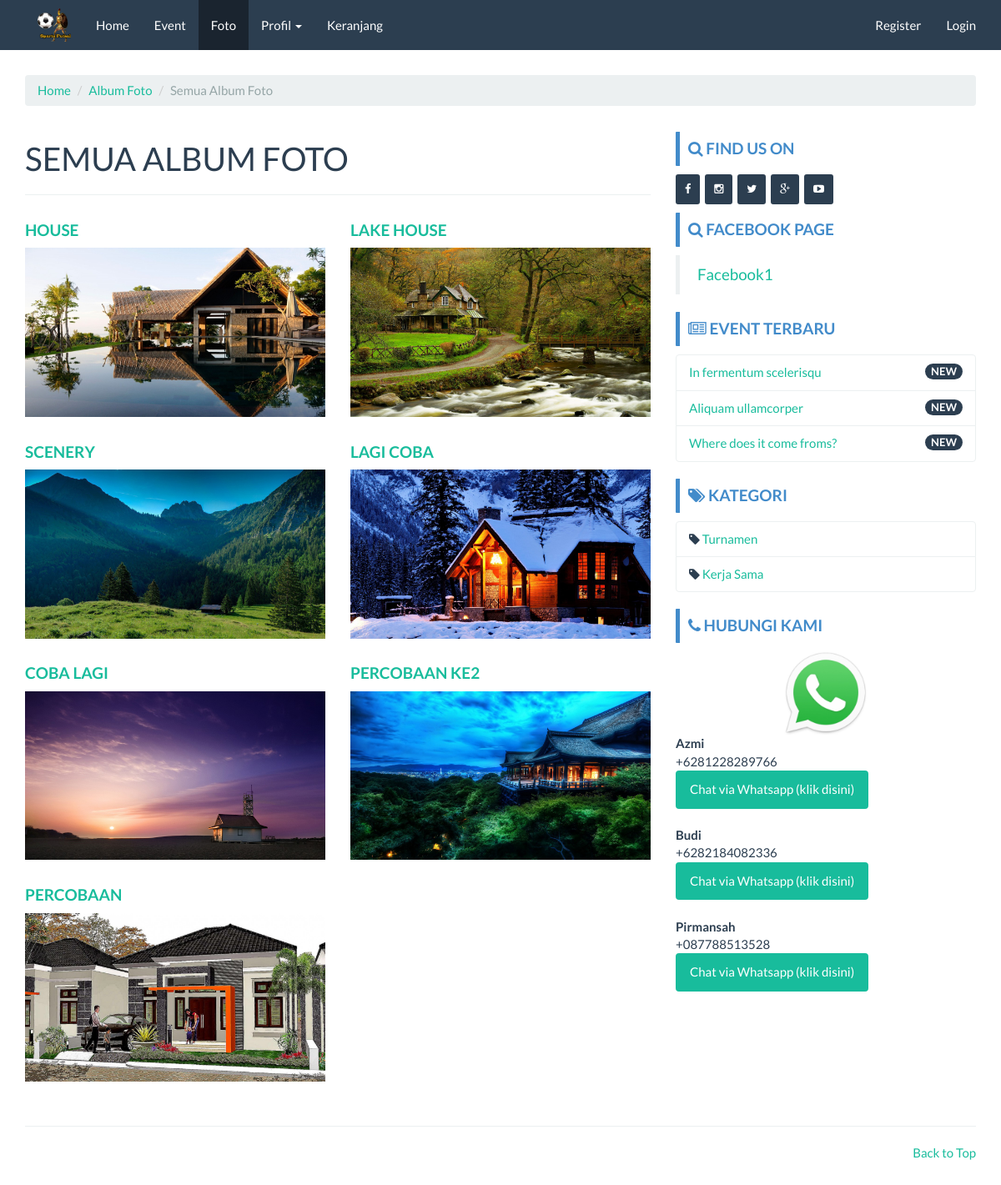
/index.php/gallery/album, run on the app's committed database.
### tables this page shows
CREATE TABLE `company` (
  `id_company` int(11) NOT NULL,
  `company_name` varchar(100) NOT NULL,
  `company_desc` text NOT NULL,
  `company_address` text NOT NULL,
  `company_maps` text NOT NULL,
  `company_phone` char(30) NOT NULL,
  `company_phone2` char(30) NOT NULL,
  `company_fax` char(30) NOT NULL,
  `company_email` char(30) NOT NULL,
  `foto` text NOT NULL,
  `foto_type` char(10) NOT NULL,
  `created` datetime NOT NULL DEFAULT current_timestamp(),
  `modified` datetime DEFAULT NULL,
  `created_by` char(50) NOT NULL,
  `modified_by` char(50) NOT NULL
);

CREATE TABLE `album` (
  `id_album` int(11) NOT NULL,
  `nama_album` char(50) NOT NULL,
  `slug_album` char(50) NOT NULL,
  `foto` text NOT NULL,
  `created_by` char(20) NOT NULL,
  `created_at` datetime NOT NULL DEFAULT current_timestamp(),
  `modified_by` char(20) DEFAULT NULL,
  `modified_at` datetime DEFAULT NULL ON UPDATE current_timestamp()
);

CREATE TABLE `event` (
  `id_event` int(11) NOT NULL,
  `nama_event` varchar(100) NOT NULL,
  `slug_event` varchar(100) DEFAULT NULL,
  `deskripsi` text DEFAULT NULL,
  `kategori` int(11) DEFAULT NULL,
  `foto` text DEFAULT NULL,
  `foto_type` char(10) DEFAULT NULL,
  `created_at` datetime NOT NULL DEFAULT current_timestamp(),
  `created_by` char(50) NOT NULL,
  `modified_at` datetime DEFAULT NULL ON UPDATE current_timestamp(),
  `modified_by` char(50) NOT NULL
);

CREATE TABLE `kategori` (
  `id_kategori` int(11) NOT NULL,
  `nama_kategori` varchar(20) NOT NULL,
  `slug_kat` varchar(20) NOT NULL,
  `created_by` char(50) NOT NULL,
  `created_at` datetime NOT NULL DEFAULT current_timestamp(),
  `modified_by` char(50) NOT NULL,
  `modified_at` datetime DEFAULT NULL ON UPDATE current_timestamp()
);

CREATE TABLE `kontak` (
  `id_kontak` int(11) NOT NULL,
  `nama_kontak` char(50) NOT NULL,
  `nohp` char(50) NOT NULL,
  `created_by` char(50) NOT NULL,
  `created_at` datetime NOT NULL DEFAULT current_timestamp(),
  `modified_by` char(50) NOT NULL,
  `modified_at` datetime DEFAULT NULL ON UPDATE current_timestamp()
);

### application/controllers/Gallery.php (called while the page is built, shortened)
<?php
class Gallery extends CI_Controller {
	function __construct()
  {
		$this->load->helper('clean');
		$this->load->model('Album_model');
		$this->load->model('Company_model');
		$this->load->model('Event_model');
		$this->load->model('Foto_model');
		$this->load->model('Kategori_model');
		$this->load->model('Kontak_model');
		$this->data['company_data'] 			= $this->Company_model->get_by_company();
		$this->data['event_sidebar'] 			= $this->Event_model->get_all_sidebar();
		$this->data['kategori_sidebar'] 	= $this->Kategori_model->get_all();
		$this->data['kontak_sidebar'] 		= $this->Kontak_model->get_all();
  }
	public function album()
	{
    $this->data['title'] = "Semua Album Foto";
    $this->load->library('pagination');
    $config['per_page'] = 12;
    $dari = $this->uri->segment('4');
    $this->data['album_all'] = $this->Album_model->get_all_arsip($config['per_page'],$dari);
    $this->load->view('front/album/body', $this->data);
	}
}

### index.php (called while the page is built, shortened)
<?php
require_once BASEPATH.'core/CodeIgniter.php';

### application/models/Company_model.php (called while the page is built, shortened)
<?php  if ( ! defined('BASEPATH')) exit('No direct script access allowed');
class Company_model extends CI_Model
{
  public $table = 'company';
  function get_by_company()
  {
    $this->db->where('id_company', '1');
    return $this->db->get($this->table)->row();
  }
}

### application/models/Album_model.php (called while the page is built, shortened)
<?php  if ( ! defined('BASEPATH')) exit('No direct script access allowed');
class Album_model extends CI_Model
{
  public $table = 'album';
  public $id    = 'id_album';
  function get_all_arsip($per_page,$dari)
  {
    $this->db->order_by($this->id, 'DESC');
    $query = $this->db->get($this->table,$per_page,$dari);
    return $query->result();
  }
}

### application/models/Event_model.php (called while the page is built, shortened)
<?php  if ( ! defined('BASEPATH')) exit('No direct script access allowed');
class Event_model extends CI_Model
{
  public $table = 'event';
  public $id    = 'id_event';
  public $order = 'DESC';
  function get_all_sidebar()
  {
    $this->db->limit(3);
    $this->db->order_by($this->id, $this->order);
    return $this->db->get($this->table)->result();
  }
}

### application/models/Kategori_model.php (called while the page is built, shortened)
<?php  if ( ! defined('BASEPATH')) exit('No direct script access allowed');
class Kategori_model extends CI_Model
{
  public $table = 'kategori';
  function get_all()
  {
    return $this->db->get($this->table)->result();
  }
}

### application/models/Kontak_model.php (called while the page is built, shortened)
<?php  if ( ! defined('BASEPATH')) exit('No direct script access allowed');
class Kontak_model extends CI_Model
{
  public $table = 'kontak';
  function get_all()
  {
    return $this->db->get($this->table)->result();
  }
}

### application/views/front/album/body.php (the view, shortened to what this page needs)
<?php $this->load->view('front/header'); ?>
<?php $this->load->view('front/navbar'); ?>
<div class="container">
	<ol class="breadcrumb">
		<li><a href="<?php echo base_url() ?>">Home</a></li>
		<li><a href="<?php echo base_url('gallery/album') ?>">Album Foto</a></li>
		<li class="active"><?php echo $title ?></li>
	</ol>
	<div class="row">
		<div class="col-md-8"><h1><?php echo strtoupper($title) ?></h1><hr>
			<div class="row">
				<?php foreach($album_all as $album){ ?>
					<div class="col-lg-6">
						<h4><a href="#"><?php echo $album->nama_album ?></a></h4>
						<a href="<?php echo base_url("gallery/read/$album->slug_album") ?>">
							<?php
							if(empty($album->foto)) {echo "<img class='img-responsive' src='".base_url()."assets/images/no_image_thumb.png'>";}
							else { echo " <img class='img-responsive' src='".base_url()."assets/images/album/".$album->foto."'> ";}
							?>
						</a><br>
					</div>
				<?php } ?>
			</div>
		</div>
		<?php $this->load->view('front/sidebar'); ?>
	</div>
</div>
<?php $this->load->view('front/footer'); ?>

### application/views/front/header.php (shortened to what this page needs)
<!DOCTYPE html>
<html lang="en">
  <head>
    <link href="<?php echo base_url()?>assets/template/frontend/css/core.css" rel="stylesheet" type="text/css" />
    <link href="<?php echo base_url()?>assets/template/frontend/css/custom.css" rel="stylesheet">
    <link href="<?php echo base_url()?>assets/plugins/font-awesome/css/font-awesome.min.css" rel="stylesheet" type="text/css" />
  </head>

### application/views/front/navbar.php (shortened to what this page needs)
<nav class="navbar navbar-default navbar-fixed-top">
  <div class="container">
    <div class="navbar-header">
      <a href="<?php echo base_url() ?>">
        <img style="width: 70px; height: 60px; padding: 10px 15px ;"src="<?php echo base_url('assets/images/company/').$company_data->foto.$company_data->foto_type ?>" alt="<?php echo $company_data->company_name ?>" width="100px">
      </a>
    </div>
    <div class="collapse navbar-collapse" id="bs-example-navbar-collapse-1">
      <ul class="nav navbar-nav">
        <li class="<?php if($this->uri->segment(1) == ""){echo "active";} ?>">
          <a href="<?php echo base_url() ?>">Home </a>
        </li>
        <li class="<?php if($this->uri->segment(1) == "event"){echo "active";} ?>">
          <a href="<?php echo base_url('event') ?>"> Event</a>
        </li>
        <li class="<?php if($this->uri->segment(1) == "gallery"){echo "active";} ?>">
          <a href="<?php echo base_url('gallery/album') ?>"> Foto</a>
        </li>
        <li class="dropdown <?php if($this->uri->segment(1) == "about" or $this->uri->segment(1) == "contact"){echo "active";} ?>">
          <a href="#" class="dropdown-toggle" data-toggle="dropdown" role="button" aria-haspopup="true" aria-expanded="false">Profil <span class="caret"></span></a>
        </li>
        <li class="<?php if($this->uri->segment(1) == "cart" && $this->uri->segment(2) == ""){echo "active";} ?>">
          <a href="<?php echo base_url('cart') ?>"> Keranjang</a>
        </li>
      </ul>
      <?php if($this->session->userdata('usertype') != NULL){ ?>
        <ul class="nav navbar-nav navbar-right">
          <li class="dropdown">
            <a href="#" class="dropdown-toggle" data-toggle="dropdown" role="button" aria-haspopup="true" aria-expanded="false">Hi, <?php echo $this->session->userdata('username') ?> <span class="caret"></span></a>
            <ul class="dropdown-menu">
              <li><a href="<?php echo base_url('cart/history') ?>">Riwayat Booking</a></li>
              <li><a href="<?php echo base_url('auth/edit_profil/').$this->session->userdata('user_id') ?>">Edit Profil</a></li>
              <li><a href="<?php echo base_url('auth/profil') ?>">Profil Saya</a></li>
              <li role="separator" class="divider"></li>
              <li><a href="<?php echo base_url('auth/logout') ?>">Logout</a></li>
            </ul>
          </li>
        </ul>
      <?php }else{ ?>
        <ul class="nav navbar-nav navbar-right">
          <li><a href="<?php echo base_url('auth/register') ?>">Register</a></li>
          <li><a href="<?php echo base_url('auth/login') ?>">Login</a></li>
        </ul>
      <?php } ?>
    </div>
  </div>
</nav>

### application/views/front/sidebar.php
<div class="col-md-4">
  <?php $this->load->view('front/modul/mod_sosmed'); ?>
  <?php $this->load->view('front/modul/mod_facebook'); ?>
  <?php $this->load->view('front/modul/mod_event'); ?>
	<?php $this->load->view('front/modul/mod_kategori'); ?>
  <?php $this->load->view('front/modul/mod_cs'); ?>
</div>

### application/views/front/modul/mod_sosmed.php
<div class="bs-callout bs-callout-primary"><h4><i class="fa fa-search"></i> Find Us On</h4></div>
<div class="input-group">
  <button type="button" class="btn btn-sm btn-primary"><i class="fa fa-facebook"></i></button>&nbsp
  <button type="button" class="btn btn-sm btn-primary"><i class="fa fa-instagram"></i></button>&nbsp
  <button type="button" class="btn btn-sm btn-primary"><i class="fa fa-twitter"></i></button>&nbsp
  <button type="button" class="btn btn-sm btn-primary"><i class="fa fa-google-plus"></i></button>&nbsp
  <button type="button" class="btn btn-sm btn-primary"><i class="fa fa-youtube-play"></i></button>&nbsp
</div>

### application/views/front/modul/mod_facebook.php (shortened to what this page needs)
<div class="bs-callout bs-callout-primary">
  <h4><i class="fa fa-search"></i> Facebook Page</h4>
</div>
<div class="fb-page" data-href="#" data-tabs="timeline" data-width="" data-height="" data-small-header="false" data-adapt-container-width="true" data-hide-cover="false" data-show-facepile="true">
  <blockquote cite="#" class="fb-xfbml-parse-ignore"><a href="#">Facebook1</a></blockquote>
</div>

### application/views/front/modul/mod_event.php
<div class="bs-callout bs-callout-primary mt-3">
  <h4><i class="fa fa-newspaper-o"></i> Event Terbaru</h4>
</div>
<ul class="list-group">
  <?php
  foreach ($event_sidebar as $event_sidebar) {
  ?>
    <li class="list-group-item">
      <span class="badge">NEW</span>
      <?php echo anchor('event/read/' . $event_sidebar->slug_event . '', '' . $event_sidebar->nama_event . '') ?>
    </li>
  <?php } ?>
</ul>

### application/views/front/modul/mod_kategori.php (shortened to what this page needs)
<div class="bs-callout bs-callout-primary"><h4><i class="fa fa-tags"></i> Kategori</h4></div>
<ul class="list-group">
  <?php
  foreach ($kategori_sidebar as $kategori_sidebar)
  {
  ?>
  <li class="list-group-item">
    <i class="fa fa-tag"></i> <?php echo anchor('event/kategori/'.$kategori_sidebar->slug_kat.'',''.$kategori_sidebar->nama_kategori.'') ?>
  </li>
  <?php } ?>
</ul>

### application/views/front/modul/mod_cs.php
<div class="bs-callout bs-callout-primary"><h4><i class="fa fa-phone"></i> Hubungi Kami</h4></div>
<ul class="list-group">
  <div align="center"><img src="<?php echo base_url('assets/images/wa.jpg') ?>" width="100px"></div>
  <?php foreach($kontak_sidebar as $kontak){?>
    <b><?php echo $kontak->nama_kontak ?></b><br>
    +<?php echo $kontak->nohp ?><br>
    <a href="https://api.whatsapp.com/send?phone=+<?php echo $kontak->nohp ?>&text=Hi%20Gan,%20Saya%20mau%20booking%20lapangan">
      <button class="btn btn-success" type="submit" name="button">Chat via Whatsapp (klik disini)</button>
    </a><br><br>
  <?php } ?>
</ul>

### application/views/front/footer.php
<footer>
  <div class="container">
    <div class="row">
      <div class="col-lg-12">
        <hr>
      </div>
    </div>
  </div>
  <div class="container">
    <div class="row">
      <div class="col-xs-6">
      </div>
      <div class="col-xs-6" align="right"><a href="#top">Back to Top</a></div>
    </div>
  </div>
</footer>
</body>
</html>

### assets/template/frontend/css/custom.css (style rules this page uses)
h4 { font-weight: bold; text-transform: uppercase; }
.bs-callout { padding: 10px; margin-top: 10px; margin-bottom: 10px; border: 0px solid #eee; border-left-width: 5px; border-radius: 1px; }
.bs-callout h4 { margin-top: 0; margin-bottom: 0px; }
.bs-callout-primary { border-left-color: #428bca; }
.bs-callout-primary h4 { color: #428bca; }
a:hover, a:visited, a:link, a:active { text-decoration: none; }

### data on the page
company: foto+foto_type (picture)
album: nama_album "HOUSE", foto (picture)
album: nama_album "LAKE HOUSE", foto (picture)
album: nama_album "SCENERY", foto (picture)
album: nama_album "LAGI COBA", foto (picture)
album: nama_album "COBA LAGI", foto (picture)
album: nama_album "PERCOBAAN KE2", foto (picture)
album: nama_album "PERCOBAAN", foto (picture)
event: slug_event+nama_event "In fermentum scelerisqu"
event: slug_event+nama_event "Aliquam ullamcorper"
event: slug_event+nama_event "Where does it come froms?"
kategori: slug_kat+nama_kategori "Turnamen"
kategori: slug_kat+nama_kategori "Kerja Sama"
kontak: nama_kontak "Azmi", nohp "6281228289766"
kontak: nama_kontak "Budi", nohp "6282184082336"
kontak: nama_kontak "Pirmansah", nohp "087788513528"

### other printed values
$title "Semua Album Foto"
$title "SEMUA ALBUM FOTO"
